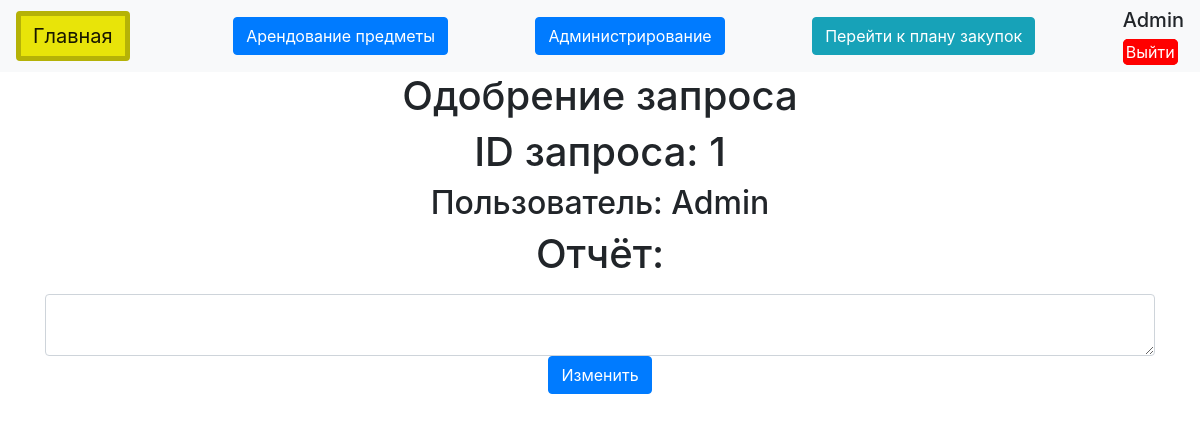
The app's page /report_request/1 (signed in), older data.
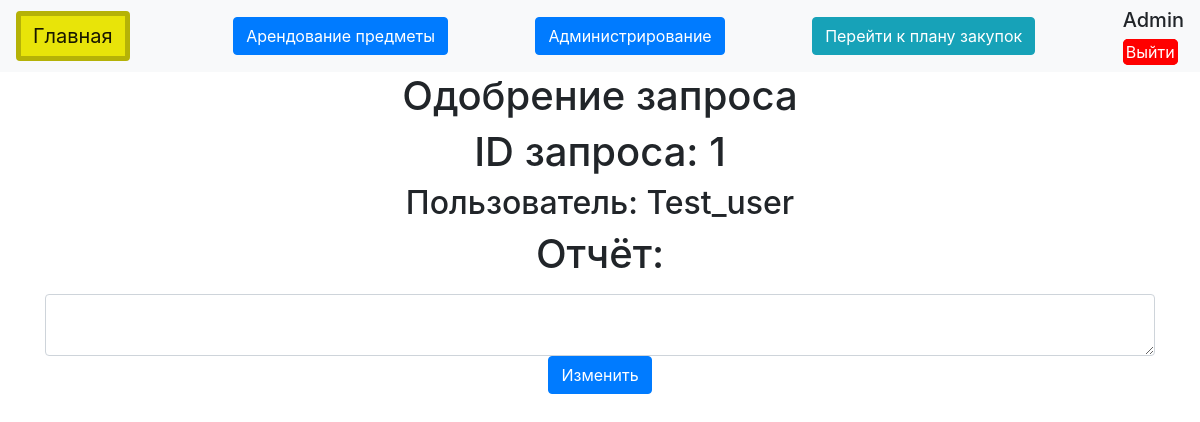
The same page, newer data.
### data/users.py (models this page shows, shortened)
class Users(SqlAlchemyBase, UserMixin):
    __tablename__ = 'users'
    id = sqlalchemy.Column(sqlalchemy.Integer, primary_key=True, autoincrement=True)
    name = sqlalchemy.Column(sqlalchemy.String, nullable=True)
    about = sqlalchemy.Column(sqlalchemy.String, nullable=True)
    email = sqlalchemy.Column(sqlalchemy.String, index=True, unique=True, nullable=True)
    hashed_password = sqlalchemy.Column(sqlalchemy.String, nullable=True)
    user_access = sqlalchemy.Column(sqlalchemy.String, default='User', nullable=True)
    password = sqlalchemy.Column(sqlalchemy.String, nullable=True)
    asortiment = orm.relationship("Asortiment", back_populates='users')

### main.py (the view)
@app.route("/report_request/<int:id_request>", methods=['GET', 'POST'])
@login_required
def report_request(id_request):
    if current_user.user_access == "baned":
        abort(404)
    elif current_user.user_access == "User":
        return redirect("/")
    else:
        form = RequestForm()
        db_sess = db_session.create_session()
        request = db_sess.query(Request).filter_by(id=id_request).first()
        if form.validate_on_submit():
            db_sess.query(Request).filter_by(id=id_request).update({'description': form.description.data,})
            db_sess.commit()
            print("soem")
            return redirect("/admin_panel")
        return render_template("reportR.html", form=form, request=request, title="Отзыв о аренде")

### forms/news.py
class RequestForm(FlaskForm):
    description = TextAreaField("Отчёт:")
    datetime_start = DateField('Начало аренды')
    datetime_end = DateField('Окончание аренды')
    confirmed = BooleanField('Одобрить?')
    submit = SubmitField("Арендовать")

### data/db_session.py (called while the page is built)
def create_session() -> Session:
    global __factory
    return __factory()

### main.py (called while the page is built)
@login_manager.user_loader
def load_user(user_id):
    db_sess = db_session.create_session()
    return db_sess.get(Users, user_id)

### templates/reportR.html (shortened to what this page needs)
{% extends "base.html" %}
{% block content %}
<div class="container">
    <div>
        <h1>Одобрение запроса</h1>
        <div class="cental">
            <h1>ID запроса:     {{ request.id }}</h1>
        </div>
        <div class="cental">
            <h2>Пользователь:   {{ request.user.name }}</h2>
        </div>
        <form action="" method="post" enctype="multipart/form-data">
        <div>
            <div>
                <h1 class="cental">{{ form.description.label }}</h1>
            </div>
            <div>
                {{ form.description(class="form-control") }}
            </div>
        </div>
        <div class="cental">
            {{ form.submit(type="submit", class="btn btn-primary", value="Изменить") }}
        </div>
        </form>
    </div>
</div>
{% endblock %}

### templates/base.html (shortened to what this page needs)
<!doctype html>
<html lang="en">
<head>
    <link rel="stylesheet"
          href="https://stackpath.bootstrapcdn.com/bootstrap/4.4.1/css/bootstrap.min.css"
>
    <link rel="stylesheet" href="{{ url_for('static', filename='styles/Styles.css') }}">
</head>
<body>
<header>
    <nav class="navbar navbar-light bg-light">
        <a class="btn navbar-brand borderSome backcolorV" href="/" >Главная</a>
        {% if current_user.user_access == 'admin' %}
        <div class="cental">
            <a href="/arrended" class="btn btn-primary">Арендование предметы</a>
        </div>
        <div class="cental">
            <a href="/admin_panel" class="btn btn-primary">Администрирование</a>
        </div>
        <div class="cental">
            <a href="{{ url_for('purchase_plan') }}" class="btn btn-info">Перейти к плану закупок</a>
        </div>
        {% else %}
        <div class="cental">
            <a href="/arrended" class="btn btn-primary">Арендование предметы</a>
        </div>
        {% endif %}
        {% if current_user.is_authenticated %}
        <div>
            <h5>{{ current_user.name }}</h5>
            <a class="exit" href="/logout">Выйти</a>
        </div>
        {% else %}
            <p>
                <a class="btn btn-primary " href="/register">Зарегистрироваться</a>
                <a class="btn btn-success" href="/login">Войти</a>
            </p>
        {% endif %}
    </nav>
</header>
<main>
    {% block content %}{% endblock %}
</main>
</body>
</html>

Row changes from the older to the newer data that the page shows:
now on this page (row edited): Users: user.name "Test_user"
Text that changed along with them:
{{ request.user.name }}: "Admin" → "Test_user"
